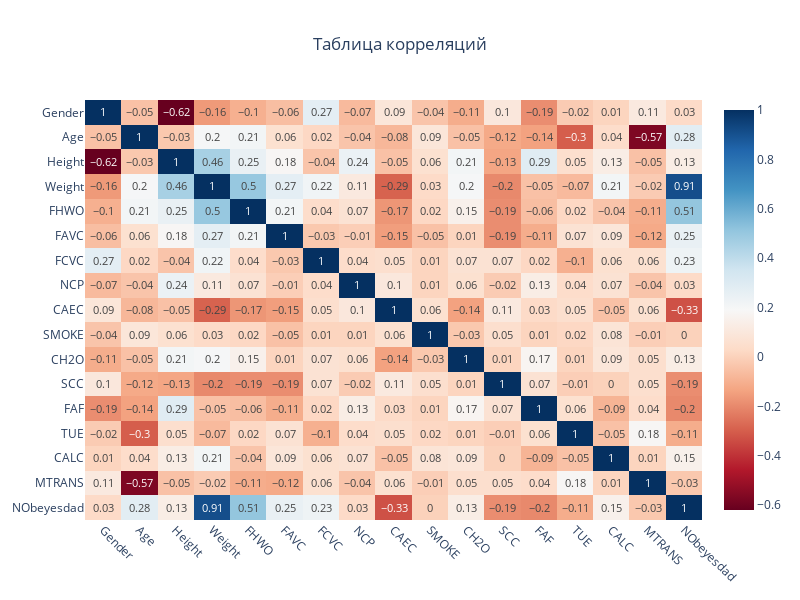

The notebook cell saved with this chart:
### Code cell
correlation_matrix = df_num.corr()

rounded_matrix = correlation_matrix.round(2)

fig = px.imshow(
    rounded_matrix,
    text_auto=True, 
    color_continuous_scale='rdbu',
    title='Таблица корреляций',
    aspect="auto"
)

fig.update_layout(
    width=800,
    height=600,
    title_x=0.5,
    xaxis_tickangle=45
)

fig.show()

### Figure 1 — Plotly figure (JSON) as saved in the notebook; plotly's stock layout.template omitted (floating-point values rounded to 4 significant figures; data arrays with more than 128 entries replaced by an {"elided": "..."} marker saying what was removed)
{"data": [{"coloraxis": "coloraxis", "hovertemplate": "x: %{x}<br>y: %{y}<br>color: %{z}<extra></extra>", "name": "0", "texttemplate": "%{z}", "type": "heatmap", "x": ["Gender", "Age", "Height", "Weight", "FHWO", "FAVC", "FCVC", "NCP", "CAEC", "SMOKE", "CH2O", "SCC", "FAF", "TUE", "CALC", "MTRANS", "NObeyesdad"], "xaxis": "x", "y": ["Gender", "Age", "Height", "Weight", "FHWO", "FAVC", "FCVC", "NCP", "CAEC", "SMOKE", "CH2O", "SCC", "FAF", "TUE", "CALC", "MTRANS", "NObeyesdad"], "yaxis": "y", "z": {"elided": "17x17 float values"}}], "layout": {"coloraxis": {"colorscale": [[0, "rgb(103,0,31)"], [0.1, "rgb(178,24,43)"], [0.2, "rgb(214,96,77)"], [0.3, "rgb(244,165,130)"], [0.4, "rgb(253,219,199)"], [0.5, "rgb(247,247,247)"], [0.6, "rgb(209,229,240)"], [0.7, "rgb(146,197,222)"], [0.8, "rgb(67,147,195)"], [0.9, "rgb(33,102,172)"], [1, "rgb(5,48,97)"]]}, "height": 600, "title": {"text": "Таблица корреляций", "x": 0.5}, "width": 800, "xaxis": {"anchor": "y", "domain": [0, 1], "tickangle": 45}, "yaxis": {"anchor": "x", "autorange": "reversed", "domain": [0, 1]}}}
